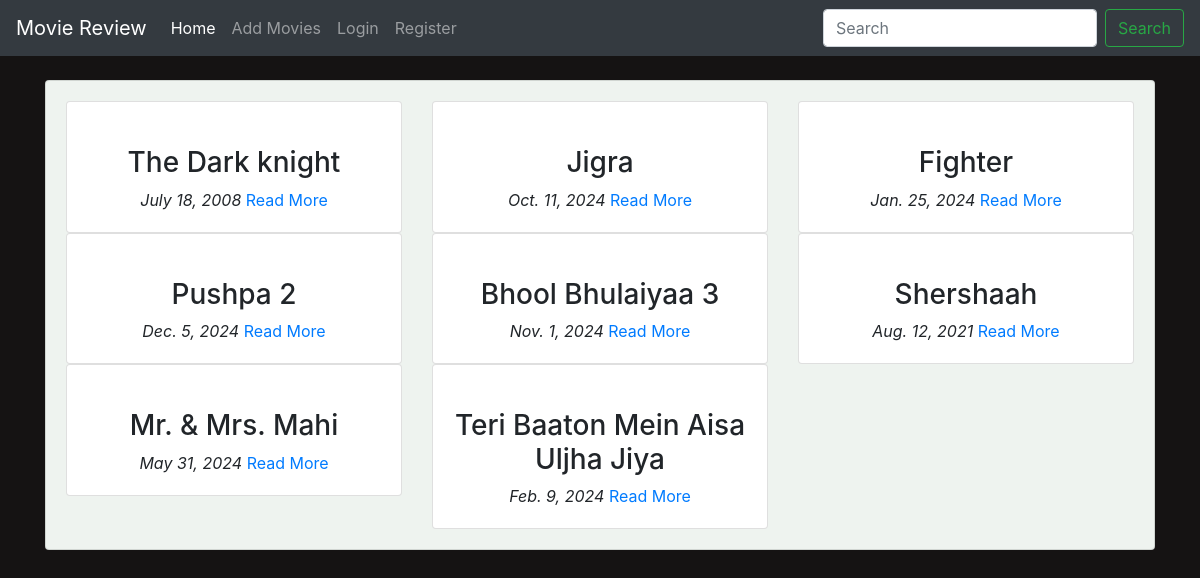
/home/, run on the app's committed database.
### reviews/models.py (models this page shows, shortened)
class Movie(models.Model):
    name = models.CharField(max_length=300)
    director = models.CharField(max_length=300)
    cast = models.CharField(max_length=800)
    release_year = models.IntegerField(null=True, blank=True)
    description = models.TextField(max_length=5000)
    release_date = models.DateField()
    average_rating = models.FloatField(default=0)
    image = models.URLField(default=None, null=True)

### reviews/views.py (the view)
# urls.py: 2. Add a URL to urlpatterns:  path('', views.home, name='home')
def home(request):
    query=request.GET.get("title")
    allMovies=None
    if query:
        allMovies=Movie.objects.filter(name__icontains=query)
    else:
        allMovies=Movie.objects.all()
    context = {
        "movies":allMovies,
    }
    return render(request, 'index.html', context)

### templates/index.html (shortened to what this page needs)
{% extends 'base.html' %}
{% block content %}
<div class="container">
    <br>
    <div class="card" id="backdrop">
        <div class="card-body">
            <div class="row">
                {% for movie in movies %}
                <div class="col-md-4">
                    <div class="card">
                        <div class="card-body text-center">
                            <h3 class="text-center">{{ movie.name }}</h3>
                            <i>{{ movie.release_date }}</i>
                            <a href="{% url 'reviews:detail' movie.id %}">Read More</a>
                        </div>
                    </div>
                </div>
                {% endfor %}
            </div>
        </div>
    </div>
</div>
{% endblock %}

### templates/base.html (shortened to what this page needs)
<!doctype html>
<html lang="en">
  <head>
    <link rel="stylesheet" href="https://cdn.jsdelivr.net/npm/bootstrap@4.0.0/dist/css/bootstrap.min.css">
    {% load static %}
    <link rel="stylesheet" href="{% static 'css/reviews.css' %}">
  </head>
  <body>
    <nav class="navbar navbar-expand-lg navbar-dark bg-dark text-white">
        <a class="navbar-brand" href="{% url 'reviews:home' %}">Movie Review</a>
        <div class="collapse navbar-collapse" id="navbarSupportedContent">
          <ul class="navbar-nav mr-auto">
            <li class="nav-item active">
              <a class="nav-link" href="{% url 'reviews:home' %}">Home <span class="sr-only">(current)</span></a>
            </li>
            <li class="nav-item">
              <a class="nav-link" href="{% url 'reviews:add_movie' %}">Add Movies</a>
            </li>
            {% if user.is_authenticated %}
            <li class="nav-item dropdown">
              <a class="nav-link dropdown-toggle" href="#" id="navbarDropdown" role="button" data-toggle="dropdown" aria-haspopup="true" aria-expanded="false">
                {{ user.username }}
              </a>
              <div class="dropdown-menu" aria-labelledby="navbarDropdown">
                <a class="dropdown-item" href="#">My Profile</a>
                <div class="dropdown-divider"></div>
                <a class="dropdown-item" href="{% url 'accounts:logout_user' %}">Logout</a>
              </div>
            </li>
            {% else %}
            <li class="nav-item">
                <a class="nav-link" href="{% url 'accounts:login_user' %}">Login</a>
            </li>
            <li class="nav-item">
                <a class="nav-link" href="{% url 'accounts:register' %}">Register</a>
            </li>
            {% endif %}
          </ul>
          <form class="form-inline my-2 my-lg-0" method="GET" action="{% url 'reviews:home' %}">
            <input class="form-control mr-sm-2" type="search" placeholder="Search" aria-label="Search" name="title">
            <button class="btn btn-outline-success my-2 my-sm-0" type="submit">Search</button>
          </form>
        </div>
      </nav>
    {% block content %}
    {% endblock %}
  </body>
</html>

### reviews/static/css/reviews.css (style rules this page uses)
body { background-color: #151313; }
#backdrop { background-color: #eef3ef; }

### data on the page
Movie: name "The Dark knight", release_date "July 18, 2008"
Movie: name "Jigra", release_date "Oct. 11, 2024"
Movie: name "Fighter", release_date "Jan. 25, 2024"
Movie: name "Pushpa 2", release_date "Dec. 5, 2024"
Movie: name "Bhool Bhulaiyaa 3", release_date "Nov. 1, 2024"
Movie: name "Shershaah", release_date "Aug. 12, 2021"
Movie: name "Mr. & Mrs. Mahi", release_date "May 31, 2024"
Movie: name "Teri Baaton Mein Aisa Uljha Jiya", release_date "Feb. 9, 2024"
